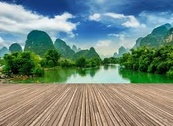
#> input picture ImageSegmentationIntro/segmentation.jpeg, 173 x 126 px, shrunk from 263 x 192 before the run, found by its file name
$ jupyter execute 'Image Segmentation Intro.ipynb'   (shell and % lines are left out)
#> lines starting #> are read from the running program, lines starting #| are printed output that depends on the picture; after the words box and inside, x2 and y2 are one past the last pixel; in counts of white or black regions, pixels touching at a corner belong together
[cell 1]
from skimage.color import rgb2gray
import numpy as np
import cv2
import matplotlib.pyplot as plt
from scipy import ndimage

[cell 2]
image = plt.imread("segmentation.jpeg")
#> image is the input picture: shape (126, 173, 3); mean R, G, B 117.2, 137.1, 125.6
print(image.shape)
#| (126, 173, 3)
plt.imshow(image)

# Change image to 1 channel grayscale

[cell 3]
gray = rgb2gray(image)
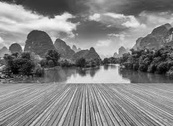
#> gray: shape (126, 173) float64; min 0.00281, max 0.971, mean 0.518
plt.imshow(gray, cmap='gray')

[cell 4]
gray.shape
#> Out = (126, 173)

[cell 5]
gray_r = gray.reshape(gray.shape[0]*gray.shape[1])
for i in range(gray_r.shape[0]):
    if gray_r[i] > gray_r.mean():
        gray_r[i] = 1
    else:
        gray_r[i] = 0

gray = gray_r.reshape(gray.shape[0], gray.shape[1])
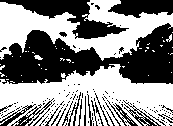
#> gray: shape (126, 173) float64; values 0 (black) and 1 (white), 53.7% white; 144 black regions (119 under 20 px), largest, box (x1, y1, x2, y2) and area: (0, 23, 173, 84) 5835, (0, 0, 129, 39) 1751, (108, 0, 173, 18) 828
plt.imshow(gray, cmap='gray')

#  Let's do multiple thresholds:

[cell 6]
gray = rgb2gray(image)
gray_r = gray.reshape(gray.shape[0]*gray.shape[1])

for i in range(gray_r.shape[0]):
    if gray_r[i] > gray_r.mean():
        gray_r[i] = 3
    elif gray_r[i] > 0.5:
        gray_r[i] = 2
    elif gray_r[i] > 0.25:
        gray_r[i] = 1
    else:
        gray_r[i] = 0

gray = gray_r.reshape(gray.shape[0], gray.shape[1])
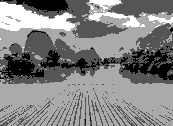
#> gray: shape (126, 173) float64; min 0, max 3, mean 1.54; drawn with min black and max white
plt.imshow(gray, cmap='gray')

# Edge Detection Segmentation
For this reason we will use two filters, which are called sobel filters:
Horizontal

And Vertical

[cell 7]
image = plt.imread('index.png')
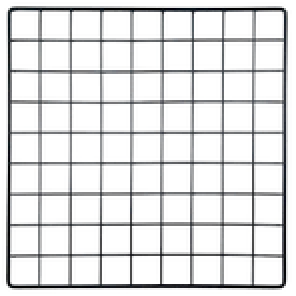
#> input picture ImageSegmentationIntro/index.png, 148 x 148 px, shrunk from 225 x 225 before the run, found by its file name (shown 2 times larger)
#> image is the input picture: shape (148, 148, 3) float32; mean R, G, B 0.881, 0.882, 0.884
plt.imshow(image)

[cell 8]
image.shape
#> Out = (148, 148, 3)

[cell 9]
gray = rgb2gray(image)
#> gray: shape (148, 148) float32

#Defining sobel filter matrices
sobel_horizontal = np.array([[1,2,1], [0,0,0], [-1,-2,-1]])
print(sobel_horizontal, ' is a filter for detecting horizontal edges')

sobel_vertical = np.array([[-1,0,1], [-2,0,2], [-1,0,1]])
print(sobel_vertical, ' is a filter for detecting vertical edges')

## Now we will convolve this filter over our image using ndimage from scipy

[cell 10]
out_h = ndimage.convolve(gray, sobel_horizontal, mode='reflect')
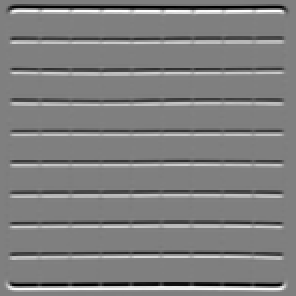
#> out_h: shape (148, 148) float32 (shown 2 times larger); min -4, max 4, mean 1.54e-06; drawn with min black and max white
out_v = ndimage.convolve(gray, sobel_vertical, mode='reflect')
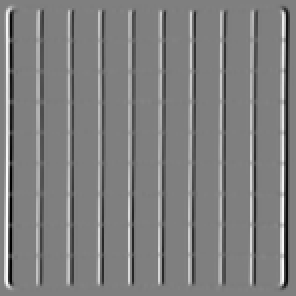
#> out_v: shape (148, 148) float32 (shown 2 times larger); min -4, max 4, mean -1.33e-06; drawn with min black and max white

# here mode determines how the input array is extended when the filter overlaps a border.

[cell 11]
plt.imshow(out_h, cmap="gray")

[cell 12]
plt.imshow(out_v, cmap="gray")

### It is possible to detect both horizontal and vertical edges at once using 1 filter. This filter is called laplace filter

[cell 13]
kernel_laplace = np.array([[1,1,1], [1,-8,1], [1,1,1]])
print(kernel_laplace, 'is a laplacian kernel')

### Now let's try to convolve it over our image

[cell 14]
out_l = ndimage.convolve(gray, kernel_laplace, mode='reflect')
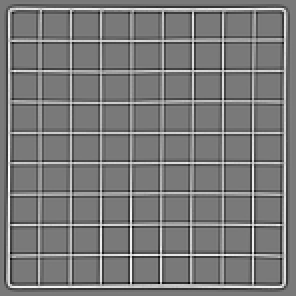
#> out_l: shape (148, 148) float32 (shown 2 times larger); min -4.1, max 4.47, mean -3.13e-09; drawn with min black and max white
plt.imshow(out_l, cmap='gray')

### Just for experiment sake let's try apply it to first landscape image

[cell 15]
image1 = plt.imread("segmentation.jpeg")
gray1 = rgb2gray(image1)
plt.imshow(gray1, cmap='gray')

[cell 16]
out_l1 = ndimage.convolve(gray1, kernel_laplace, mode='reflect')
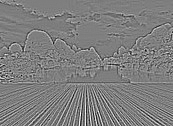
#> out_l1: shape (126, 173) float64; min -2.39, max 2.41, mean -2.32e-18; drawn with min black and max white
plt.imshow(out_l1, cmap='gray')

# Another test with random dude's face

[cell 17]
image2 = plt.imread("misha.jpg")
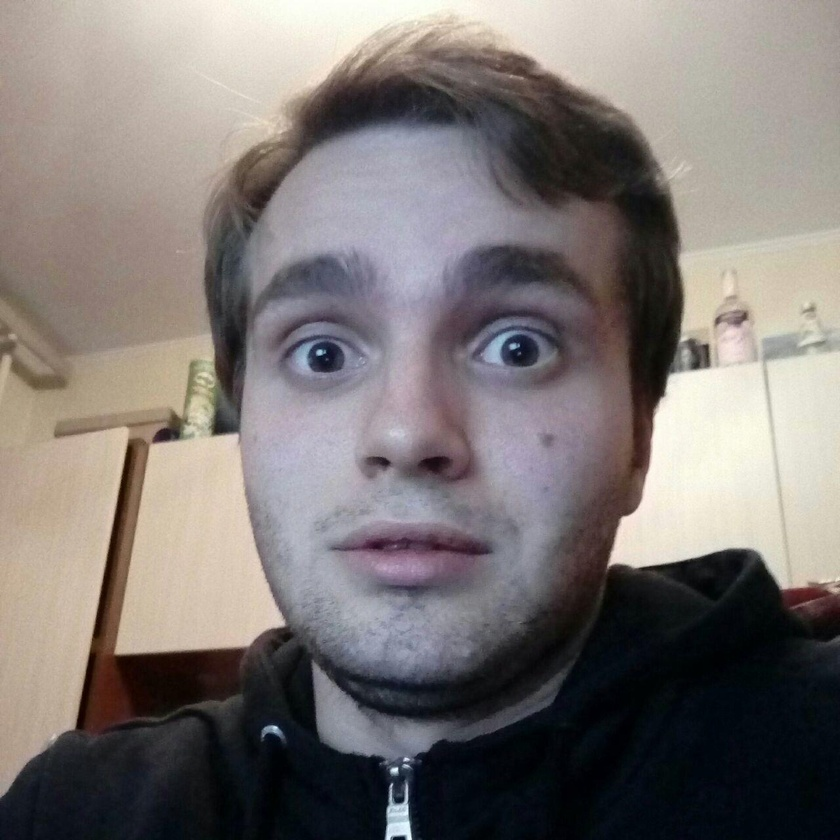
#> input picture ImageSegmentationIntro/misha.jpg, 840 x 840 px, shrunk from 1280 x 1280 before the run, found by its file name
#> image2 is the input picture: shape (840, 840, 3); mean R, G, B 124.8, 118.3, 116
gray2 = rgb2gray(image2)
plt.imshow(gray2, cmap='gray')

[cell 18]
out_l2 = ndimage.convolve(gray2, kernel_laplace, mode='reflect')
plt.imshow(out_l2, cmap='gray')

[cell 19]
out_h2 = ndimage.convolve(gray2, sobel_horizontal, mode='reflect')
out_v2 = ndimage.convolve(gray2, sobel_vertical, mode='reflect')
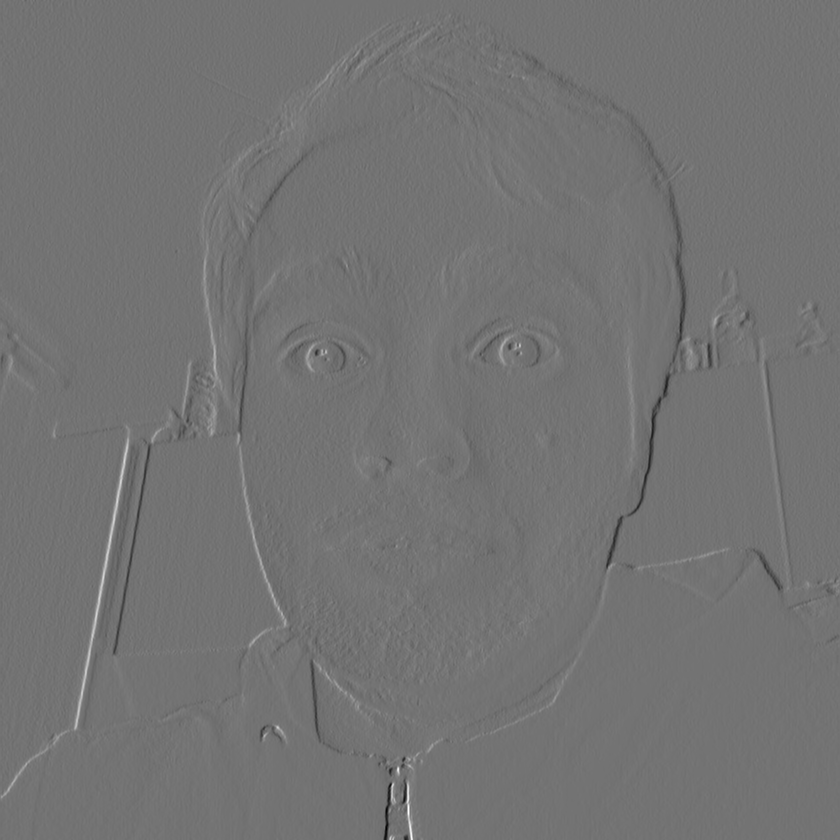
#> out_v2: shape (840, 840) float64; min -2.61, max 3.15, mean 0.000233; drawn with min black and max white
